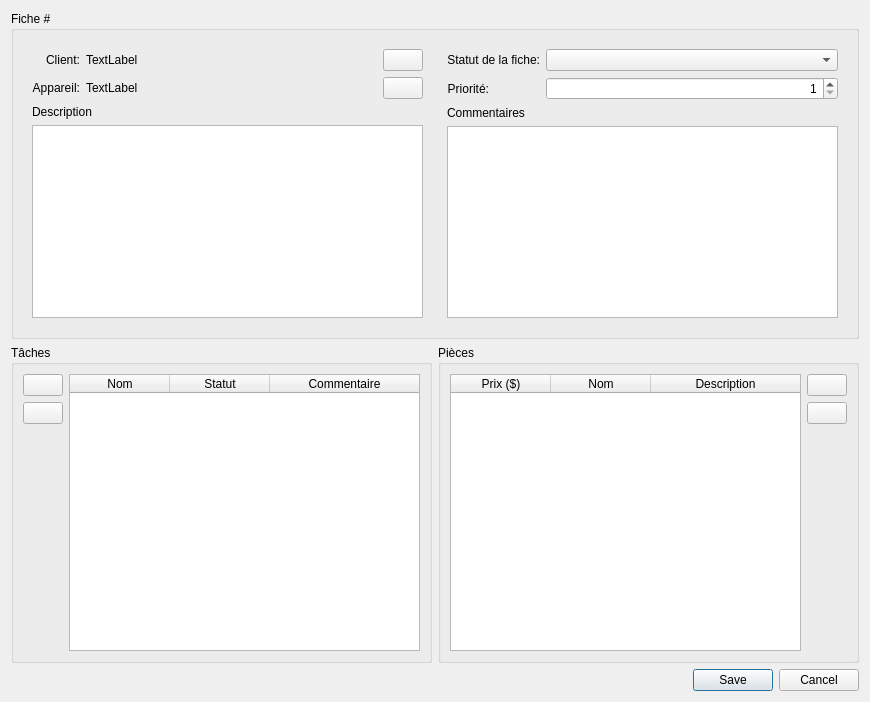
<?xml version="1.0" encoding="UTF-8"?>
<ui version="4.0">
 <class>VueEditionFiche</class>
 <widget class="QWidget" name="VueEditionFiche">
  <property name="geometry">
   <rect>
    <x>0</x>
    <y>0</y>
    <width>870</width>
    <height>702</height>
   </rect>
  </property>
  <property name="windowTitle">
   <string>Traitement d'une fiche de maintenance</string>
  </property>
  <property name="windowIcon">
   <iconset resource="../ressources.qrc">
    <normaloff>:/Images/Toolbox.ico</normaloff>:/Images/Toolbox.ico</iconset>
  </property>
  <layout class="QVBoxLayout" name="verticalLayout">
   <item>
    <widget class="QGroupBox" name="groupeInfos">
     <property name="title">
      <string>Fiche #</string>
     </property>
     <layout class="QHBoxLayout" name="horizontalLayout_3">
      <item>
       <layout class="QHBoxLayout" name="horizontalLayout_2">
        <item>
         <widget class="QFrame" name="groupeCommentaire">
          <layout class="QVBoxLayout" name="verticalLayout_2">
           <item>
            <layout class="QGridLayout" name="gridLayout">
             <item row="0" column="0">
              <widget class="QLabel" name="etiquetteClient">
               <property name="text">
                <string>Client:</string>
               </property>
               <property name="alignment">
                <set>Qt::AlignRight|Qt::AlignTrailing|Qt::AlignVCenter</set>
               </property>
              </widget>
             </item>
             <item row="1" column="0">
              <widget class="QLabel" name="etiquetteAppareil">
               <property name="text">
                <string>Appareil:</string>
               </property>
               <property name="alignment">
                <set>Qt::AlignRight|Qt::AlignTrailing|Qt::AlignVCenter</set>
               </property>
              </widget>
             </item>
             <item row="1" column="1">
              <widget class="QLabel" name="texteAppareil">
               <property name="sizePolicy">
                <sizepolicy hsizetype="Expanding" vsizetype="Preferred">
                 <horstretch>0</horstretch>
                 <verstretch>0</verstretch>
                </sizepolicy>
               </property>
               <property name="text">
                <string>TextLabel</string>
               </property>
              </widget>
             </item>
             <item row="0" column="1">
              <widget class="QLabel" name="texteClient">
               <property name="sizePolicy">
                <sizepolicy hsizetype="Expanding" vsizetype="Preferred">
                 <horstretch>0</horstretch>
                 <verstretch>0</verstretch>
                </sizepolicy>
               </property>
               <property name="text">
                <string>TextLabel</string>
               </property>
              </widget>
             </item>
             <item row="0" column="2">
              <widget class="QPushButton" name="detailsClient">
               <property name="text">
                <string/>
               </property>
               <property name="icon">
                <iconset resource="../ressources.qrc">
                 <normaloff>:/Images/im-user.svg</normaloff>:/Images/im-user.svg</iconset>
               </property>
              </widget>
             </item>
             <item row="1" column="2">
              <widget class="QPushButton" name="detailsAppareil">
               <property name="text">
                <string/>
               </property>
               <property name="icon">
                <iconset resource="../ressources.qrc">
                 <normaloff>:/Images/computer-laptop.svg</normaloff>:/Images/computer-laptop.svg</iconset>
               </property>
              </widget>
             </item>
            </layout>
           </item>
           <item>
            <widget class="QLabel" name="label_5">
             <property name="text">
              <string>Description</string>
             </property>
            </widget>
           </item>
           <item>
            <widget class="QTextEdit" name="champDescription"/>
           </item>
          </layout>
         </widget>
        </item>
       </layout>
      </item>
      <item>
       <layout class="QVBoxLayout" name="verticalLayout_4">
        <property name="margin">
         <number>9</number>
        </property>
        <item>
         <layout class="QFormLayout" name="formLayout">
          <item row="1" column="0">
           <widget class="QLabel" name="label">
            <property name="text">
             <string>Statut de la fiche:</string>
            </property>
            <property name="alignment">
             <set>Qt::AlignRight|Qt::AlignTrailing|Qt::AlignVCenter</set>
            </property>
           </widget>
          </item>
          <item row="1" column="1">
           <widget class="QComboBox" name="comboStatutFiche"/>
          </item>
          <item row="2" column="0">
           <widget class="QLabel" name="label_2">
            <property name="text">
             <string>Priorité:</string>
            </property>
            <property name="alignment">
             <set>Qt::AlignRight|Qt::AlignTrailing|Qt::AlignVCenter</set>
            </property>
           </widget>
          </item>
          <item row="2" column="1">
           <widget class="QSpinBox" name="champPriorite">
            <property name="alignment">
             <set>Qt::AlignRight|Qt::AlignTrailing|Qt::AlignVCenter</set>
            </property>
            <property name="minimum">
             <number>1</number>
            </property>
            <property name="maximum">
             <number>5</number>
            </property>
           </widget>
          </item>
         </layout>
        </item>
        <item>
         <widget class="QLabel" name="label_6">
          <property name="text">
           <string>Commentaires</string>
          </property>
         </widget>
        </item>
        <item>
         <widget class="QTextEdit" name="champCommentaire"/>
        </item>
       </layout>
      </item>
     </layout>
    </widget>
   </item>
   <item>
    <layout class="QHBoxLayout" name="horizontalLayout">
     <item>
      <widget class="QGroupBox" name="groupeTaches">
       <property name="title">
        <string>Tâches</string>
       </property>
       <layout class="QHBoxLayout" name="horizontalLayout_4">
        <item>
         <layout class="QVBoxLayout" name="verticalLayout_5">
          <item>
           <widget class="QPushButton" name="boutonAjouterTache">
            <property name="icon">
             <iconset resource="../ressources.qrc">
              <normaloff>:/Images/list-add.svg</normaloff>:/Images/list-add.svg</iconset>
            </property>
           </widget>
          </item>
          <item>
           <widget class="QPushButton" name="boutonRetirerTache">
            <property name="icon">
             <iconset resource="../ressources.qrc">
              <normaloff>:/Images/edit-delete.svg</normaloff>:/Images/edit-delete.svg</iconset>
            </property>
           </widget>
          </item>
          <item>
           <spacer name="verticalSpacer_2">
            <property name="orientation">
             <enum>Qt::Vertical</enum>
            </property>
            <property name="sizeHint" stdset="0">
             <size>
              <width>20</width>
              <height>40</height>
             </size>
            </property>
           </spacer>
          </item>
         </layout>
        </item>
        <item>
         <widget class="QTableWidget" name="tableauTaches">
          <property name="alternatingRowColors">
           <bool>true</bool>
          </property>
          <property name="selectionMode">
           <enum>QAbstractItemView::SingleSelection</enum>
          </property>
          <property name="selectionBehavior">
           <enum>QAbstractItemView::SelectRows</enum>
          </property>
          <property name="showGrid">
           <bool>false</bool>
          </property>
          <property name="sortingEnabled">
           <bool>true</bool>
          </property>
          <property name="cornerButtonEnabled">
           <bool>false</bool>
          </property>
          <property name="columnCount">
           <number>3</number>
          </property>
          <attribute name="horizontalHeaderCascadingSectionResizes">
           <bool>true</bool>
          </attribute>
          <attribute name="horizontalHeaderHighlightSections">
           <bool>false</bool>
          </attribute>
          <attribute name="horizontalHeaderShowSortIndicator" stdset="0">
           <bool>false</bool>
          </attribute>
          <attribute name="horizontalHeaderStretchLastSection">
           <bool>true</bool>
          </attribute>
          <attribute name="verticalHeaderVisible">
           <bool>false</bool>
          </attribute>
          <column>
           <property name="text">
            <string>Nom</string>
           </property>
          </column>
          <column>
           <property name="text">
            <string>Statut</string>
           </property>
          </column>
          <column>
           <property name="text">
            <string>Commentaire</string>
           </property>
          </column>
         </widget>
        </item>
       </layout>
      </widget>
     </item>
     <item>
      <widget class="QGroupBox" name="groupePieces">
       <property name="title">
        <string>Pièces</string>
       </property>
       <layout class="QHBoxLayout" name="horizontalLayout_5">
        <item>
         <widget class="QTableWidget" name="tableauPieces">
          <property name="alternatingRowColors">
           <bool>true</bool>
          </property>
          <property name="showGrid">
           <bool>false</bool>
          </property>
          <property name="sortingEnabled">
           <bool>true</bool>
          </property>
          <property name="cornerButtonEnabled">
           <bool>false</bool>
          </property>
          <attribute name="horizontalHeaderCascadingSectionResizes">
           <bool>true</bool>
          </attribute>
          <attribute name="horizontalHeaderHighlightSections">
           <bool>false</bool>
          </attribute>
          <attribute name="horizontalHeaderStretchLastSection">
           <bool>true</bool>
          </attribute>
          <attribute name="verticalHeaderVisible">
           <bool>false</bool>
          </attribute>
          <column>
           <property name="text">
            <string>Prix ($)</string>
           </property>
          </column>
          <column>
           <property name="text">
            <string>Nom</string>
           </property>
          </column>
          <column>
           <property name="text">
            <string>Description</string>
           </property>
          </column>
         </widget>
        </item>
        <item>
         <layout class="QVBoxLayout" name="verticalLayout_3">
          <item>
           <widget class="QPushButton" name="boutonAjouterPiece">
            <property name="icon">
             <iconset resource="../ressources.qrc">
              <normaloff>:/Images/list-add.svg</normaloff>:/Images/list-add.svg</iconset>
            </property>
           </widget>
          </item>
          <item>
           <widget class="QPushButton" name="boutonRetirerPiece">
            <property name="icon">
             <iconset resource="../ressources.qrc">
              <normaloff>:/Images/edit-delete.svg</normaloff>:/Images/edit-delete.svg</iconset>
            </property>
           </widget>
          </item>
          <item>
           <spacer name="verticalSpacer">
            <property name="orientation">
             <enum>Qt::Vertical</enum>
            </property>
            <property name="sizeHint" stdset="0">
             <size>
              <width>20</width>
              <height>40</height>
             </size>
            </property>
           </spacer>
          </item>
         </layout>
        </item>
       </layout>
      </widget>
     </item>
    </layout>
   </item>
   <item>
    <layout class="QHBoxLayout" name="horizontalLayout_9">
     <property name="spacing">
      <number>0</number>
     </property>
     <item>
      <widget class="QDialogButtonBox" name="buttonBox">
       <property name="standardButtons">
        <set>QDialogButtonBox::Cancel|QDialogButtonBox::Save</set>
       </property>
      </widget>
     </item>
    </layout>
   </item>
  </layout>
 </widget>
 <tabstops>
  <tabstop>detailsClient</tabstop>
  <tabstop>detailsAppareil</tabstop>
  <tabstop>champDescription</tabstop>
  <tabstop>champCommentaire</tabstop>
  <tabstop>boutonAjouterTache</tabstop>
  <tabstop>boutonRetirerTache</tabstop>
  <tabstop>tableauTaches</tabstop>
  <tabstop>boutonAjouterPiece</tabstop>
  <tabstop>boutonRetirerPiece</tabstop>
  <tabstop>tableauPieces</tabstop>
  <tabstop>buttonBox</tabstop>
 </tabstops>
 <resources>
  <include location="../ressources.qrc"/>
 </resources>
 <connections>
  <connection>
   <sender>buttonBox</sender>
   <signal>accepted()</signal>
   <receiver>VueEditionFiche</receiver>
   <slot>accept()</slot>
   <hints>
    <hint type="sourcelabel">
     <x>701</x>
     <y>676</y>
    </hint>
    <hint type="destinationlabel">
     <x>434</x>
     <y>350</y>
    </hint>
   </hints>
  </connection>
  <connection>
   <sender>buttonBox</sender>
   <signal>rejected()</signal>
   <receiver>VueEditionFiche</receiver>
   <slot>reject()</slot>
   <hints>
    <hint type="sourcelabel">
     <x>701</x>
     <y>676</y>
    </hint>
    <hint type="destinationlabel">
     <x>434</x>
     <y>350</y>
    </hint>
   </hints>
  </connection>
 </connections>
</ui>
